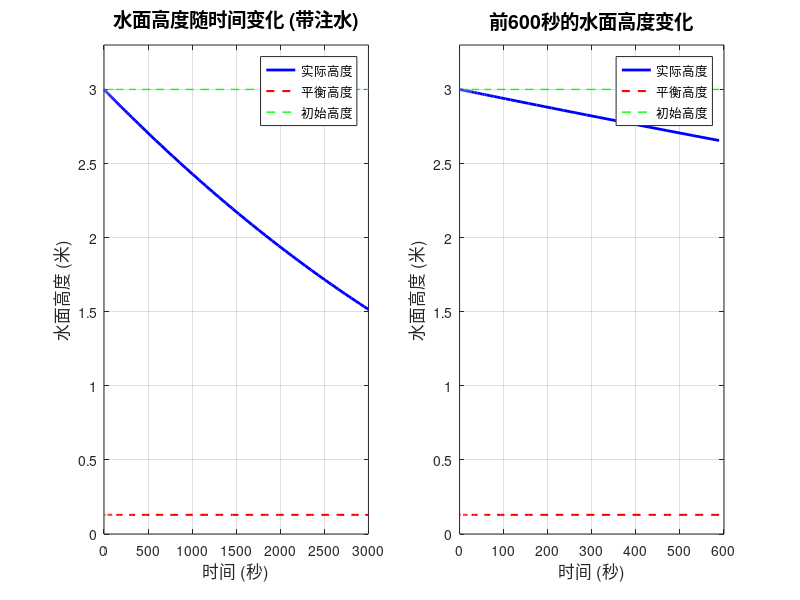

Reproduce this figure in MATLAB.
% 水桶排水问题 - 第二部分
% 在排水的同时，以 500 cm^3/s 的速度从桶口注水
% 求水面高度变化的规律

clear all;
close all;
clc;

% 参数设置
D = 2;           % 桶的直径 (m)
H0 = 3;          % 初始水面高度 (m)
d = 0.02;        % 孔的直径 (m)
g = 9.8;         % 重力加速度 (m/s^2)
Q_in = 500e-6;   % 注水速率 (500 cm^3/s = 500e-6 m^3/s)

% 计算面积
A_bucket = pi * (D/2)^2;     % 桶的底面积 (m^2)
A_hole = pi * (d/2)^2;       % 孔的面积 (m^2)

% 微分方程: A_bucket * dh/dt = Q_in - A_hole * v
% 其中 v = sqrt(2*g*h)
% 所以: dh/dt = Q_in/A_bucket - (A_hole/A_bucket) * sqrt(2*g*h)
% 令 a = Q_in/A_bucket, k = (A_hole/A_bucket) * sqrt(2*g)
% dh/dt = a - k * sqrt(h)

a = Q_in / A_bucket;
k = (A_hole/A_bucket) * sqrt(2*g);

% 平衡高度 (dh/dt = 0 时的高度)
% 0 = a - k * sqrt(h_eq)
% sqrt(h_eq) = a/k
h_eq = (a/k)^2;

% 定义微分方程
ode_func = @(t, h) a - k * sqrt(max(h, 0));

% 使用 ode45 求解
t_span = [0, 3000];  % 时间范围 (秒)
[t, h] = ode45(ode_func, t_span, H0);

% 绘图
figure('Position', [100, 100, 1200, 500]);

% 子图1: 完整时间范围
subplot(1, 2, 1);
plot(t, h, 'b-', 'LineWidth', 2);
hold on;
plot(t, ones(size(t))*h_eq, 'r--', 'LineWidth', 1.5);
plot(t, ones(size(t))*H0, 'g--', 'LineWidth', 1);
grid on;
xlabel('时间 (秒)', 'FontSize', 12);
ylabel('水面高度 (米)', 'FontSize', 12);
title('水面高度随时间变化 (带注水)', 'FontSize', 14);
legend('实际高度', '平衡高度', '初始高度', 'Location', 'best');
ylim([0, max(H0, h_eq)*1.1]);

% 子图2: 前600秒的详细变化
subplot(1, 2, 2);
idx = t <= 600;
plot(t(idx), h(idx), 'b-', 'LineWidth', 2);
hold on;
plot(t(idx), ones(sum(idx),1)*h_eq, 'r--', 'LineWidth', 1.5);
plot(t(idx), ones(sum(idx),1)*H0, 'g--', 'LineWidth', 1);
grid on;
xlabel('时间 (秒)', 'FontSize', 12);
ylabel('水面高度 (米)', 'FontSize', 12);
title('前600秒的水面高度变化', 'FontSize', 14);
legend('实际高度', '平衡高度', '初始高度', 'Location', 'best');
ylim([0, max(H0, h_eq)*1.1]);

% 保存图形
saveas(gcf, 'water_tank_part2.png');

% 分析结果
fprintf('===== 水桶排水问题 - 第二部分 (带注水) =====\n');
fprintf('桶的直径: %.2f m\n', D);
fprintf('初始水面高度: %.2f m\n', H0);
fprintf('孔的直径: %.4f m (%.2f cm)\n', d, d*100);
fprintf('注水速率: %.6f m^3/s (%.2f cm^3/s)\n', Q_in, Q_in*1e6);
fprintf('桶的底面积: %.6f m^2\n', A_bucket);
fprintf('孔的面积: %.8f m^2\n', A_hole);
fprintf('\n系数:\n');
fprintf('a = Q_in/A_bucket = %.8f m/s\n', a);
fprintf('k = (A_hole/A_bucket) * sqrt(2*g) = %.6f\n', k);
fprintf('\n平衡高度 h_eq = (a/k)^2 = %.6f m\n', h_eq);
fprintf('\n分析:\n');
if h_eq < H0
    fprintf('平衡高度 (%.4f m) < 初始高度 (%.2f m)\n', h_eq, H0);
    fprintf('水面高度将从 %.2f m 逐渐下降到平衡高度 %.4f m\n', H0, h_eq);
    fprintf('说明: 注水速率小于排水速率，水位最终会稳定在较低位置\n');
elseif h_eq > H0
    fprintf('平衡高度 (%.4f m) > 初始高度 (%.2f m)\n', h_eq, H0);
    fprintf('水面高度将从 %.2f m 逐渐上升到平衡高度 %.4f m\n', H0, h_eq);
    fprintf('说明: 注水速率大于排水速率，水位最终会稳定在较高位置\n');
else
    fprintf('平衡高度 (%.4f m) = 初始高度 (%.2f m)\n', h_eq, H0);
    fprintf('水面高度将保持在初始高度 %.2f m\n', H0);
    fprintf('说明: 注水速率等于排水速率，水位保持不变\n');
end

% 找到达到平衡高度95%的时间
h_target = h_eq + 0.05 * abs(H0 - h_eq);
if H0 > h_eq
    idx_95 = find(h <= h_target, 1);
else
    idx_95 = find(h >= h_target, 1);
end
if ~isempty(idx_95)
    fprintf('\n达到接近平衡状态(误差<5%%)的时间: %.2f 秒 (约 %.2f 分钟)\n', t(idx_95), t(idx_95)/60);
end

fprintf('\n微分方程:\n');
fprintf('dh/dt = %.8f - %.6f * sqrt(h)\n', a, k);
fprintf('\n图形已保存为: water_tank_part2.png\n');

% 创建详细的时间-高度表格（前60秒，每5秒）
fprintf('\n===== 水面高度随时间变化表（前60秒）=====\n');
fprintf('时间(秒)\t高度(米)\t变化率(m/s)\n');
fprintf('----------------------------------------\n');
for i = 0:5:60
    [~, idx] = min(abs(t - i));
    if idx <= length(h) && idx > 1
        dh_dt = (h(idx) - h(idx-1)) / (t(idx) - t(idx-1));
        fprintf('%6.1f\t\t%.6f\t%.8f\n', t(idx), h(idx), dh_dt);
    elseif idx <= length(h)
        fprintf('%6.1f\t\t%.6f\t%.8f\n', t(idx), h(idx), a - k * sqrt(h(idx)));
    end
end
